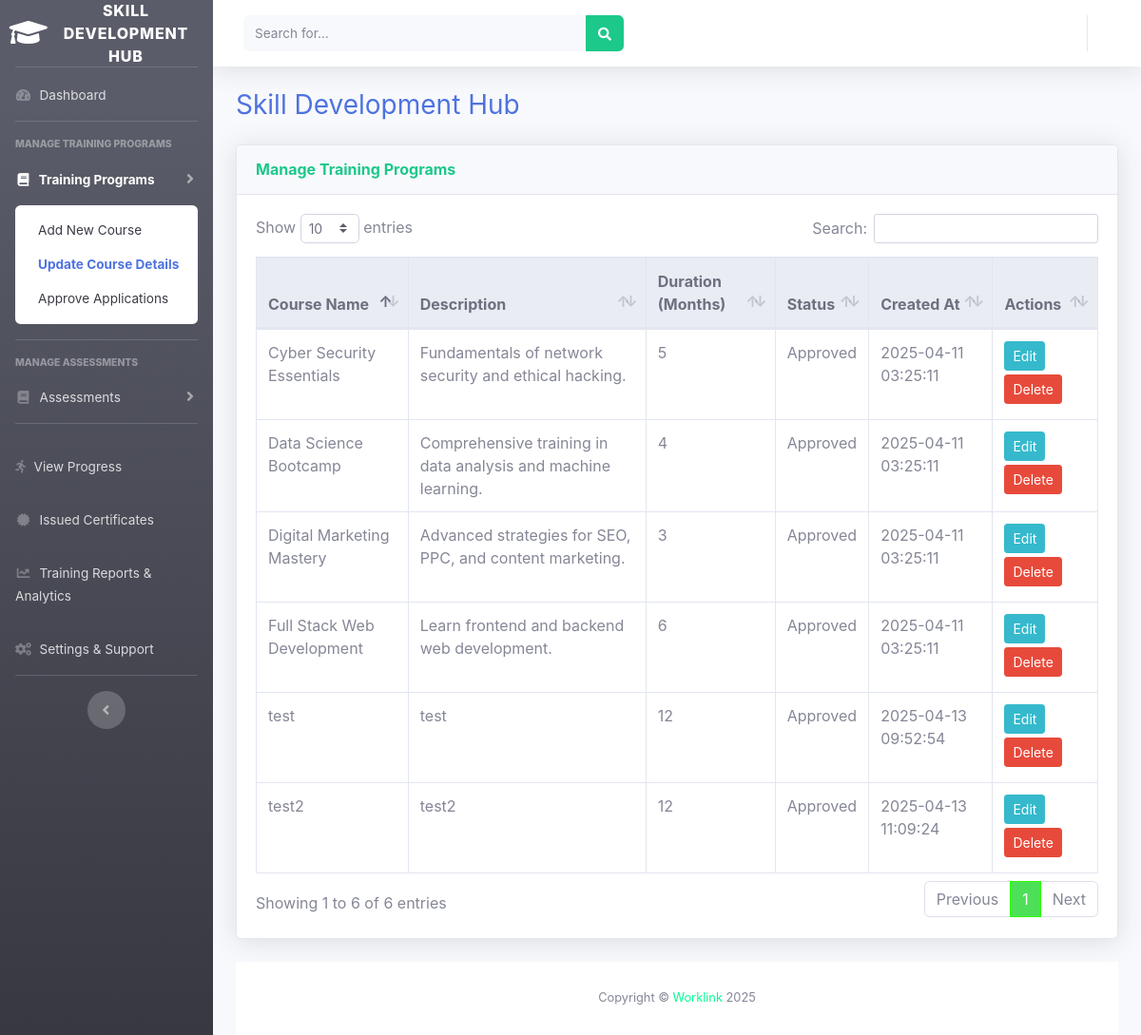
The page /trainingProvider/update_course.php (signed in) on the database as committed earlier.
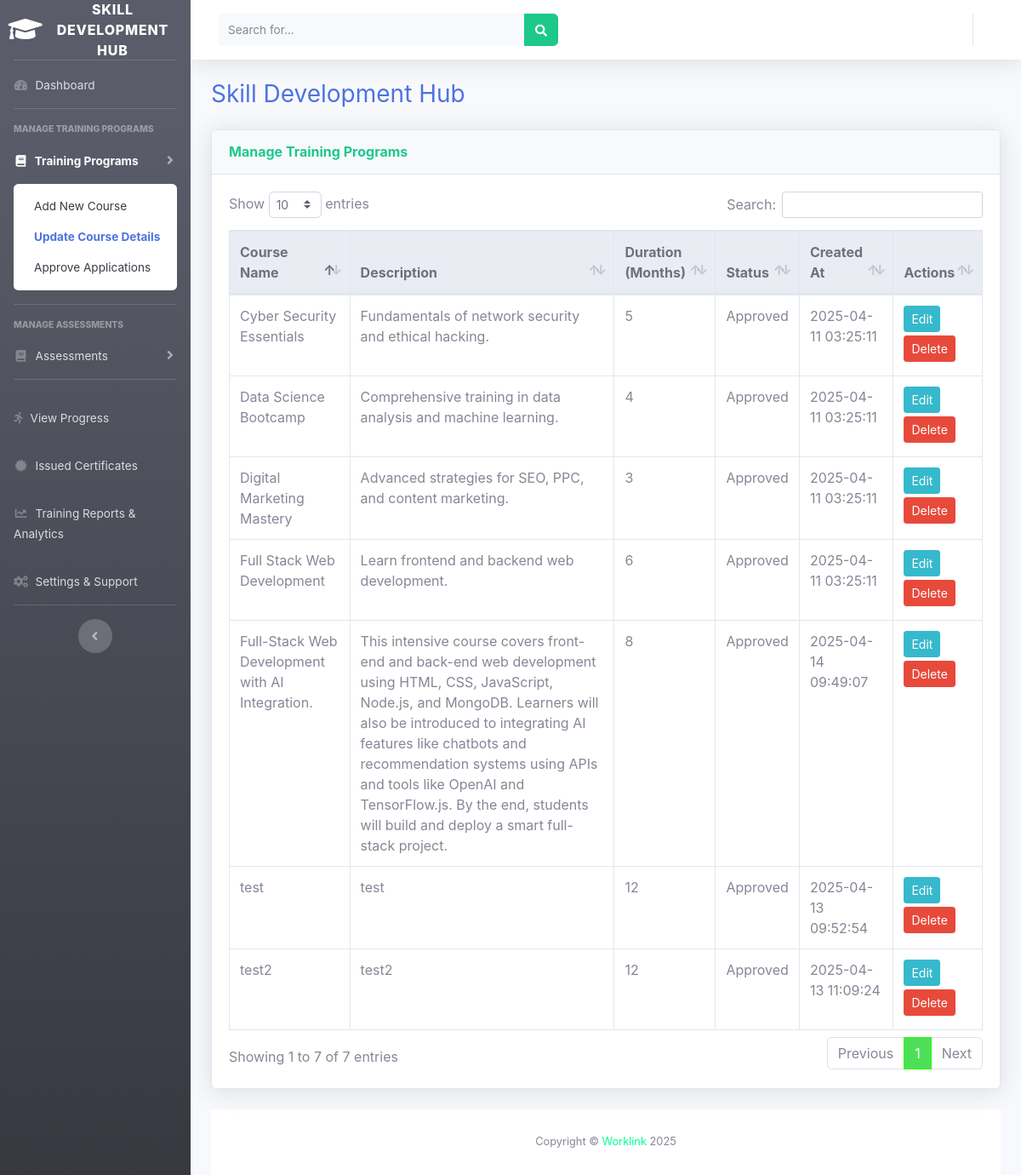
The same page on the database as committed later.
### tables this page shows
CREATE TABLE `training_programs` (
  `id` int(11) NOT NULL,
  `provider_id` int(11) DEFAULT NULL,
  `training_provider_id` int(11) NOT NULL,
  `enrollment_count` int(11) DEFAULT NULL,
  `course_name` varchar(255) NOT NULL,
  `description` text NOT NULL,
  `duration` int(11) NOT NULL,
  `status` text NOT NULL DEFAULT 'Pending',
  `created_at` timestamp NOT NULL DEFAULT current_timestamp(),
  `category` varchar(100) DEFAULT NULL,
  `completion_rate` decimal(5,2) DEFAULT 0.00,
  `updated_at` datetime DEFAULT current_timestamp() ON UPDATE current_timestamp()
);

### trainingProvider/update_course.php (the view, shortened to what this page needs)
<!DOCTYPE html>
<html lang="en">
<head>
    <link href="vendor/fontawesome-free/css/all.min.css" rel="stylesheet">
    <link href="css/sb-admin-2.min.css" rel="stylesheet">
    <link href="vendor/datatables/dataTables.bootstrap4.min.css" rel="stylesheet">
</head>
<body id="page-top">
<?php include('sidebar.php'); ?>
<?php include('header.php'); ?>
<div class="container-fluid">
    <h1 class="h3 mb-4 text-primary">Skill Development Hub</h1>
    <div class="card shadow mb-4">
        <div class="card-header py-3 d-flex flex-column flex-md-row justify-content-between align-items-start align-items-md-center">
            <h6 class="m-0 font-weight-bold text-success">Manage Training Programs</h6>
        </div>
        <div class="card-body">
            <div class="table-responsive">
                <table class="table table-bordered" id="programsTable" width="100%" cellspacing="0">
                    <thead class="thead-light">
                        <tr>
                            <th>Course Name</th>
                            <th>Description</th>
                            <th>Duration (Months)</th>
                            <th>Status</th>
                            <th>Created At</th>
                            <th>Actions</th>
                        </tr>
                    </thead>
                    <tbody>
                        <?php
                        $providerId = $_SESSION['user_id'];
                        $result = mysqli_query($con, "SELECT tp.* FROM training_programs tp
                                                      INNER JOIN training_providers p ON tp.provider_id = p.user_id
                                                      WHERE p.user_id = $providerId");
                        while ($row = mysqli_fetch_assoc($result)) {
                            echo "<tr>
                                <td>{$row['course_name']}</td>
                                <td>{$row['description']}</td>
                                <td>{$row['duration']}</td>
                                <td>{$row['status']}</td>
                                <td>{$row['created_at']}</td>
                                <td>
                                    <div class='d-flex flex-wrap gap-1'>
                                        <button class='btn btn-info btn-sm editBtn mb-1' data-id='{$row['id']}'>Edit</button>
                                        <form method='POST' action='' class='d-inline'>
                                            <input type='hidden' name='delete_id' value='{$row['id']}'>
                                            <button class='btn btn-danger btn-sm mb-1' onclick=\"return confirm('Are you sure?');\">Delete</button>
                                        </form>
                                    </div>
                                </td>
                              </tr>";
                        }
                        ?>
                    </tbody>
                </table>
            </div>
        </div>
    </div>
<?php include_once('footer.php'); ?>
</body>
</html>

Rows that differ between the two databases and show on the page:
added training_programs: course_name "Full-Stack Web Development with AI Integration.", description "This intensive course covers front-end and back-end web development using HTML, CSS, JavaScript, Node.js, and MongoDB. Learners will also be introduced to integrating AI features like chatbots and recommendation systems using APIs and tools like OpenAI and TensorFlow.js. By the end, students will build and deploy a smart full-stack project.", duration "8", status "Approved", created_at "2025-04-14 09:49:07"
Other text that changed with them:
text written by a page script: "Show entries Search: Showing 1 to 6 of 6 entries Previous 1 Next" → "Show entries Search: Showing 1 to 7 of 7 entries Previous 1 Next"
